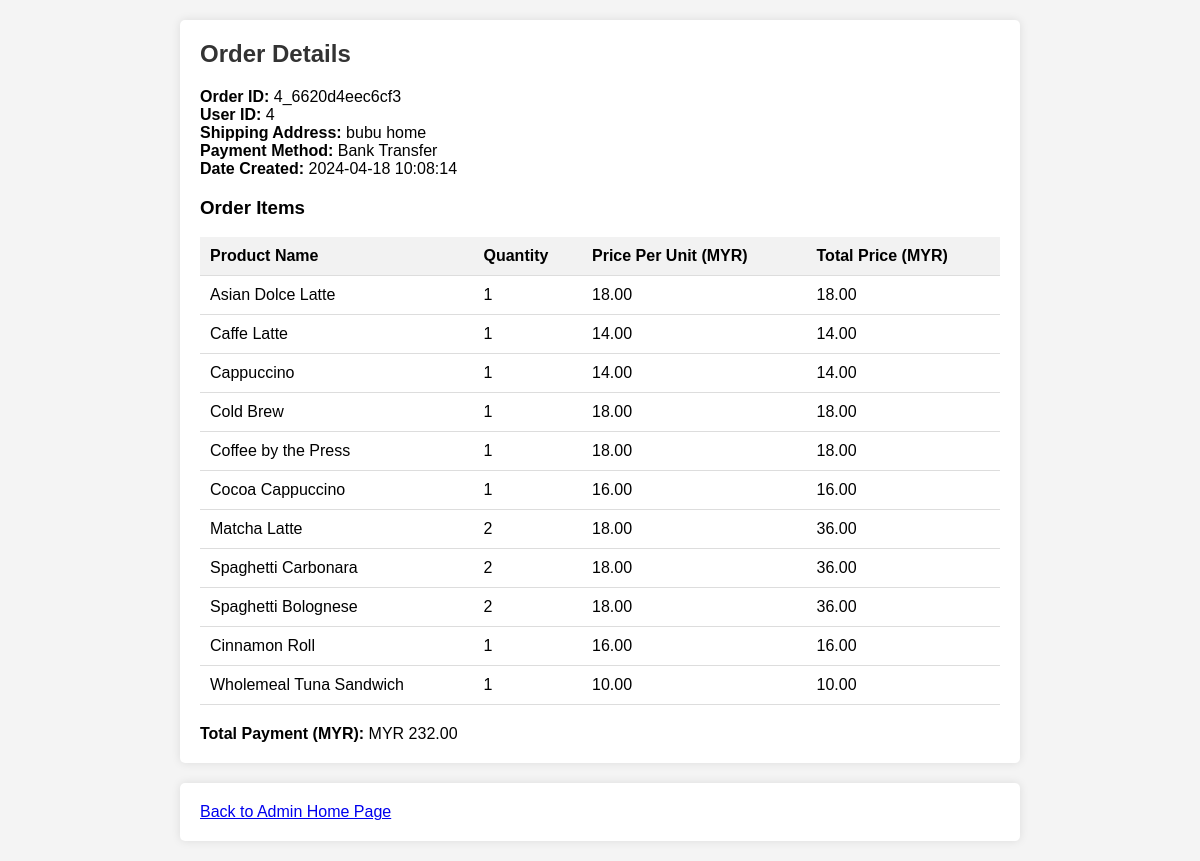
The app's page /admin/order_details.php?order_id=4_6620d4eec6cf3 with its own data.
### tables this page shows
CREATE TABLE `orders` (
  `order_id` varchar(255) NOT NULL,
  `user_id` int(11) DEFAULT NULL,
  `total_payment` decimal(10,2) DEFAULT NULL,
  `shipping_address` varchar(255) DEFAULT NULL,
  `payment_method` varchar(50) DEFAULT NULL,
  `date_created` datetime DEFAULT NULL
);

CREATE TABLE `order_details` (
  `detail_id` int(11) NOT NULL,
  `order_id` varchar(255) DEFAULT NULL,
  `product_name` varchar(255) DEFAULT NULL,
  `price_per_unit` decimal(10,2) DEFAULT NULL,
  `quantity` int(11) DEFAULT NULL
);

### admin/order_details.php (the view, shortened to what this page needs)
<?php
include('../include/connect.php');
if(isset($_GET['order_id'])) {
    $orderId = $_GET['order_id'];
    $select_query = "SELECT * FROM orders WHERE order_id = '$orderId'";
    $result = mysqli_query($con, $select_query);
    if(mysqli_num_rows($result) > 0) {
        $order = mysqli_fetch_assoc($result);
    } else {
        header("Location: view_orders.php");
        exit();
    }
} else {
    header("Location: view_orders.php");
    exit();
}
$orderDetailsQuery = "SELECT * FROM order_details WHERE order_id = '$orderId'";
$orderDetailsResult = mysqli_query($con, $orderDetailsQuery);
if ($orderDetailsResult) {
    $orderDetails = mysqli_fetch_all($orderDetailsResult, MYSQLI_ASSOC);
} else {
    $error = "Failed to fetch order details";
}
$totalPrice = 0;
foreach ($orderDetails as $orderDetail) {
    $totalPrice += $orderDetail['quantity'] * $orderDetail['price_per_unit'];
}
?>
<!DOCTYPE html>
<html lang="en">
<head>
</head>
<body>
    <div class="container">
        <h2>Order Details</h2>
        <p><strong>Order ID:</strong> <?php echo $order['order_id']; ?></p>
        <p><strong>User ID:</strong> <?php echo $order['user_id']; ?></p>
        <p><strong>Shipping Address:</strong> <?php echo $order['shipping_address']; ?></p>
        <p><strong>Payment Method:</strong> <?php echo $order['payment_method']; ?></p>
        <p><strong>Date Created:</strong> <?php echo $order['date_created']; ?></p>
        <h3>Order Items</h3>
        <table>
            <thead>
                <tr>
                    <th>Product Name</th>
                    <th>Quantity</th>
                    <th>Price Per Unit (MYR)</th>
                    <th>Total Price (MYR)</th>
                </tr>
            </thead>
            <tbody>
                <?php foreach ($orderDetails as $orderDetail) { ?>
                    <tr>
                        <td><?php echo $orderDetail['product_name']; ?></td>
                        <td><?php echo $orderDetail['quantity']; ?></td>
                        <td><?php echo number_format($orderDetail['price_per_unit'], 2); ?></td>
                        <td><?php echo number_format($orderDetail['quantity'] * $orderDetail['price_per_unit'], 2); ?></td>
                    </tr>
                <?php } ?>
            </tbody>
        </table>
        <p><strong>Total Payment (MYR):</strong> MYR <?php echo number_format($totalPrice, 2); ?></p>
    </div>
    <div class="container">
        <a href="index.php?view_orders" class="btn">Back to Admin Home Page</a>
</body>
</html>

### admin/order_details.php (style rules this page uses)
body { font-family: Arial, sans-serif; background-color: #f4f4f4; margin: 0; padding: 0; }
.container { max-width: 800px; margin: 20px auto; background-color: #fff; border-radius: 5px; box-shadow: 0 0 10px rgba(0, 0, 0, 0.1); padding: 20px; }
h2 { margin-top: 0; color: #333; }
table { width: 100%; border-collapse: collapse; margin-bottom: 20px; }
th, td { padding: 10px; text-align: left; border-bottom: 1px solid #ddd; }
th { background-color: #f2f2f2; }
p { margin: 0; }

### records on screen
orders: order_id "4_6620d4eec6cf3", user "4", shipping_address "bubu home", payment_method "Bank Transfer", date_created "2024-04-18 10:08:14"
order_details: product_name "Asian Dolce Latte", quantity "1", price_per_unit "18.00", $orderDetail['quantity']*$orderDetail['price_per_unit'] "18.00"
order_details: product_name "Caffe Latte", quantity "1", price_per_unit "14.00", $orderDetail['quantity']*$orderDetail['price_per_unit'] "14.00"
order_details: product_name "Cappuccino", quantity "1", price_per_unit "14.00", $orderDetail['quantity']*$orderDetail['price_per_unit'] "14.00"
order_details: product_name "Cold Brew", quantity "1", price_per_unit "18.00", $orderDetail['quantity']*$orderDetail['price_per_unit'] "18.00"
order_details: product_name "Coffee by the Press", quantity "1", price_per_unit "18.00", $orderDetail['quantity']*$orderDetail['price_per_unit'] "18.00"
order_details: product_name "Cocoa Cappuccino", quantity "1", price_per_unit "16.00", $orderDetail['quantity']*$orderDetail['price_per_unit'] "16.00"
order_details: product_name "Matcha Latte", quantity "2", price_per_unit "18.00", $orderDetail['quantity'] * $orderDetail['price_per_unit'] "36.00"
order_details: product_name "Spaghetti Carbonara", quantity "2", price_per_unit "18.00", $orderDetail['quantity'] * $orderDetail['price_per_unit'] "36.00"
order_details: product_name "Spaghetti Bolognese", quantity "2", price_per_unit "18.00", $orderDetail['quantity'] * $orderDetail['price_per_unit'] "36.00"
order_details: product_name "Cinnamon Roll", quantity "1", price_per_unit "16.00", $orderDetail['quantity']*$orderDetail['price_per_unit'] "16.00"
order_details: product_name "Wholemeal Tuna Sandwich", quantity "1", price_per_unit "10.00", $orderDetail['quantity']*$orderDetail['price_per_unit'] "10.00"

### other values on screen
$totalPrice "232.00"
